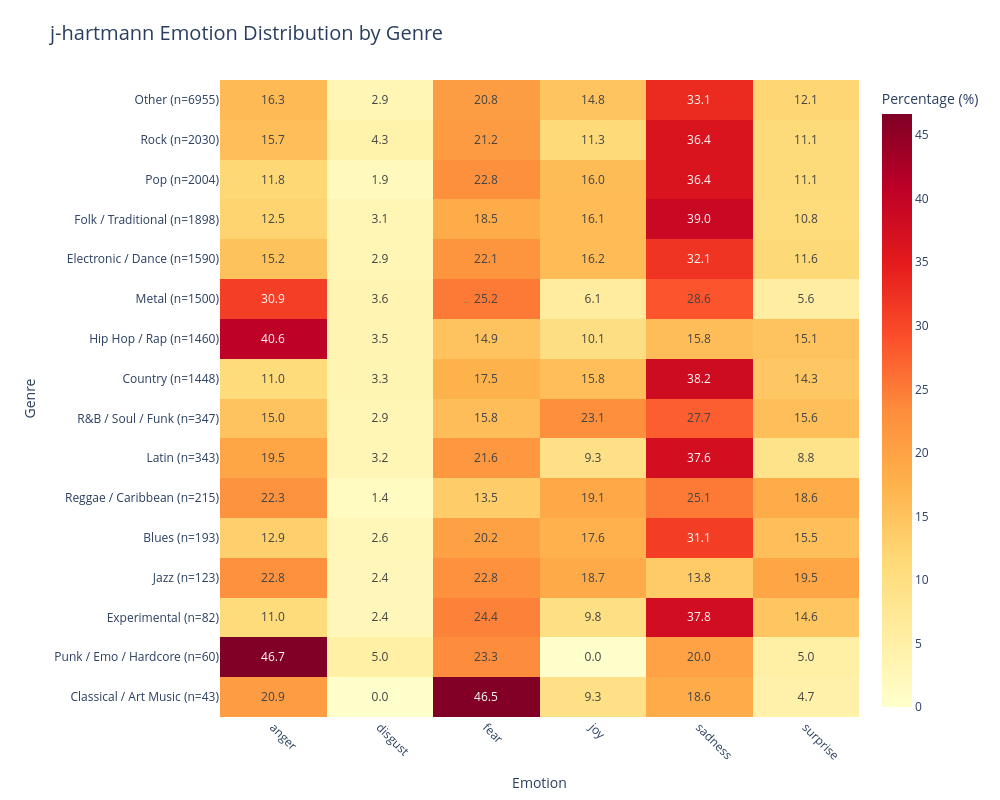

Notebook code cell kept with this figure:
### Markdown cell above
#### **4.3. Heatmap de sentimientos por género - Modelo J-hartmann**

Este mapa de calor visualiza la distribución porcentual de las siete emociones del modelo j-hartmann en cada género musical. Las celdas muestran el porcentaje exacto y utilizan una escala de colores cálidos donde los tonos más oscuros o intensos indican una mayor presencia emocional. Esta representación gráfica permite identificar de un solo vistazo qué emociones dominan en cada estilo y descubrir patrones clave en las letras.

### Code cell
# ============================================================
# 4. j-hartmann heatmap by genre
# ============================================================

pio.renderers.default = "vscode"

# ------------------------------------------------------------
# Prepare data
# ------------------------------------------------------------

plot_data = genre_jhartmann_final.copy()

MIN_SONGS = 1

plot_data = plot_data[plot_data["n_canciones"] >= MIN_SONGS].copy()

plot_data = plot_data.sort_values("n_canciones", ascending=False)

plot_data["genre_label"] = (
    plot_data["genre"] + " (n=" + plot_data["n_canciones"].astype(str) + ")"
)

jhartmann_emotions = [
    "anger",
    "disgust",
    "fear",
    "joy",
    "sadness",
    "surprise"
]

jhartmann_pct_cols = [f"pct_jhartmann_{emotion}" for emotion in jhartmann_emotions]

for col in jhartmann_pct_cols:
    if col not in plot_data.columns:
        plot_data[col] = 0.0

heatmap_data = plot_data.set_index("genre_label")[jhartmann_pct_cols].copy()
heatmap_data.columns = jhartmann_emotions


# ============================================================
# Mostrar con Plotly
# ============================================================

fig_plotly = px.imshow(
    heatmap_data,
    text_auto=".1f",
    aspect="auto",
    color_continuous_scale="YlOrRd",
    title="j-hartmann Emotion Distribution by Genre",
    labels={
        "x": "Emotion",
        "y": "Genre",
        "color": "Percentage (%)"
    }
)

fig_plotly.update_layout(
    width=1000,
    height=800,
    title=dict(font=dict(size=20)),
    margin=dict(l=220, r=80, t=80, b=80)
)

fig_plotly.update_xaxes(
    tickangle=45
)

fig_plotly.show()

### Figure 1 — Plotly figure (JSON) as saved in the notebook; plotly's stock layout.template omitted (floating-point values rounded to 4 significant figures)
{"data": [{"coloraxis": "coloraxis", "hovertemplate": "Emotion: %{x}<br>Genre: %{y}<br>Percentage (%): %{z}<extra></extra>", "name": "0", "texttemplate": "%{z:.1f}", "type": "heatmap", "x": ["anger", "disgust", "fear", "joy", "sadness", "surprise"], "xaxis": "x", "y": ["Other (n=6955)", "Rock (n=2030)", "Pop (n=2004)", "Folk / Traditional (n=1898)", "Electronic / Dance (n=1590)", "Metal (n=1500)", "Hip Hop / Rap (n=1460)", "Country (n=1448)", "R&B / Soul / Funk (n=347)", "Latin (n=343)", "Reggae / Caribbean (n=215)", "Blues (n=193)", "Jazz (n=123)", "Experimental (n=82)", "Punk / Emo / Hardcore (n=60)", "Classical / Art Music (n=43)"], "yaxis": "y", "z": [[16.33, 2.93, 20.76, 14.78, 33.14, 12.05], [15.67, 4.33, 21.18, 11.33, 36.35, 11.13], [11.78, 1.95, 22.8, 16.02, 36.38, 11.08], [12.49, 3.11, 18.49, 16.12, 38.99, 10.8], [15.16, 2.89, 22.08, 16.16, 32.14, 11.57], [30.93, 3.6, 25.2, 6.07, 28.6, 5.6], [40.62, 3.49, 14.93, 10.07, 15.82, 15.07], [10.98, 3.25, 17.54, 15.75, 38.19, 14.3], [14.99, 2.88, 15.85, 23.05, 27.67, 15.56], [19.53, 3.21, 21.57, 9.33, 37.61, 8.75], [22.33, 1.4, 13.49, 19.07, 25.12, 18.6], [12.95, 2.59, 20.21, 17.62, 31.09, 15.54], [22.76, 2.44, 22.76, 18.7, 13.82, 19.51], [10.98, 2.44, 24.39, 9.76, 37.8, 14.63], [46.67, 5.0, 23.33, 0.0, 20.0, 5.0], [20.93, 0.0, 46.51, 9.3, 18.6, 4.65]]}], "layout": {"coloraxis": {"colorbar": {"title": {"text": "Percentage (%)"}}, "colorscale": [[0, "rgb(255,255,204)"], [0.125, "rgb(255,237,160)"], [0.25, "rgb(254,217,118)"], [0.375, "rgb(254,178,76)"], [0.5, "rgb(253,141,60)"], [0.625, "rgb(252,78,42)"], [0.75, "rgb(227,26,28)"], [0.875, "rgb(189,0,38)"], [1, "rgb(128,0,38)"]]}, "height": 800, "margin": {"b": 80, "l": 220, "r": 80, "t": 80}, "title": {"font": {"size": 20}, "text": "j-hartmann Emotion Distribution by Genre"}, "width": 1000, "xaxis": {"anchor": "y", "domain": [0, 1], "tickangle": 45, "title": {"text": "Emotion"}}, "yaxis": {"anchor": "x", "autorange": "reversed", "domain": [0, 1], "title": {"text": "Genre"}}}}
